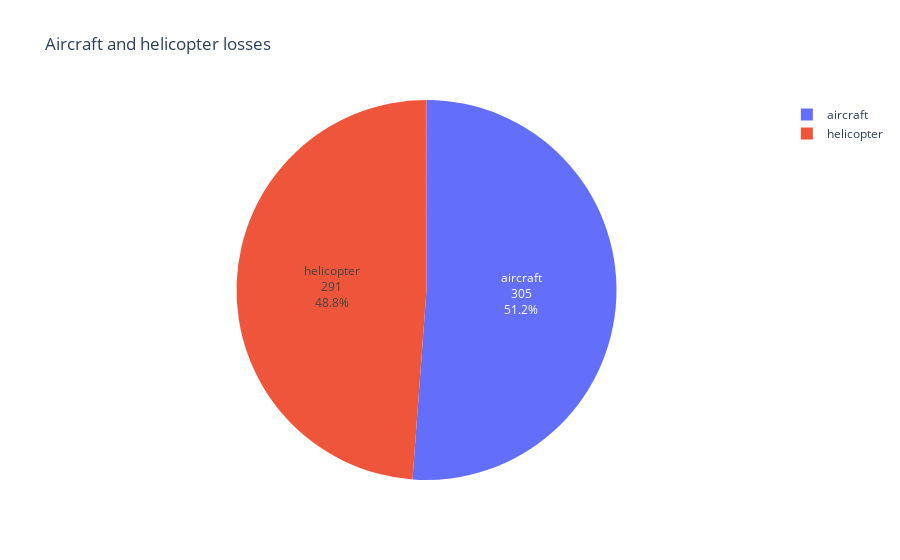

Notebook code cell kept with this figure:
### Code cell
df_equipment = df_equipment[['aircraft', 'helicopter']].max()
fig = px.pie(names = df_equipment.index,
             values =df_equipment.values,
             title = 'Aircraft and helicopter losses')
fig.update_traces(textposition='inside', textinfo='value+percent+label')
fig.show()

### Figure 1 — Plotly figure (JSON) as saved in the notebook; plotly's stock layout.template omitted (floating-point values rounded to 4 significant figures)
{"data": [{"domain": {"x": [0, 1], "y": [0, 1]}, "hovertemplate": "label=%{label}<br>value=%{value}<extra></extra>", "labels": ["aircraft", "helicopter"], "legendgroup": "", "name": "", "showlegend": true, "textinfo": "value+percent+label", "textposition": "inside", "type": "pie", "values": [305, 291]}], "layout": {"legend": {"tracegroupgap": 0}, "title": {"text": "Aircraft and helicopter losses"}}}
